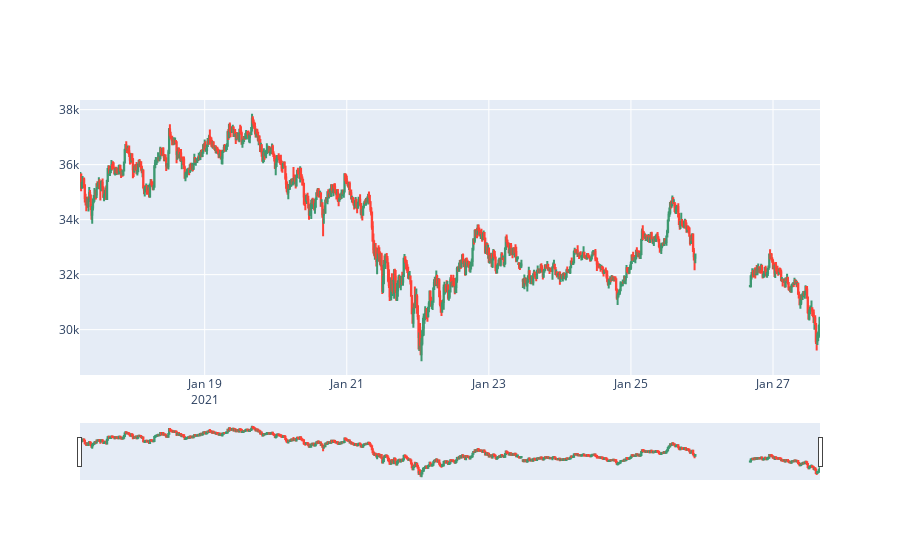

Notebook code cell kept with this figure:
### Code cell
# get the candles
candles = client.get_candles(
    'binance',  # exchange
    'BTC',      # base_trading_symbol
    'USDT',      # quote_trading_symbol
    '15m'       # interval
)

# create lists to hold our different data elements
dates = []
open_data = []
high_data = []
low_data = []
close_data = []

# convert from the Shrimpy candlesticks to the plotly graph objects format
for candle in candles:
    dates.append(candle['time'])
    open_data.append(candle['open'])
    high_data.append(candle['high'])
    low_data.append(candle['low'])
    close_data.append(candle['close'])

# construct the figure
fig = go.Figure(data=[go.Candlestick(x=dates,
                       open=open_data, high=high_data,
                       low=low_data, close=close_data)])

# display our graph
fig.show()

### Figure 1 — Plotly figure (JSON) as saved in the notebook; plotly's stock layout.template omitted (floating-point values rounded to 4 significant figures; data arrays with more than 128 entries replaced by an {"elided": "..."} marker saying what was removed)
{"data": [{"close": {"elided": "926 str values"}, "high": {"elided": "926 str values"}, "low": {"elided": "926 str values"}, "open": {"elided": "926 str values"}, "type": "candlestick", "x": {"elided": "926 str values"}}], "layout": {}}
